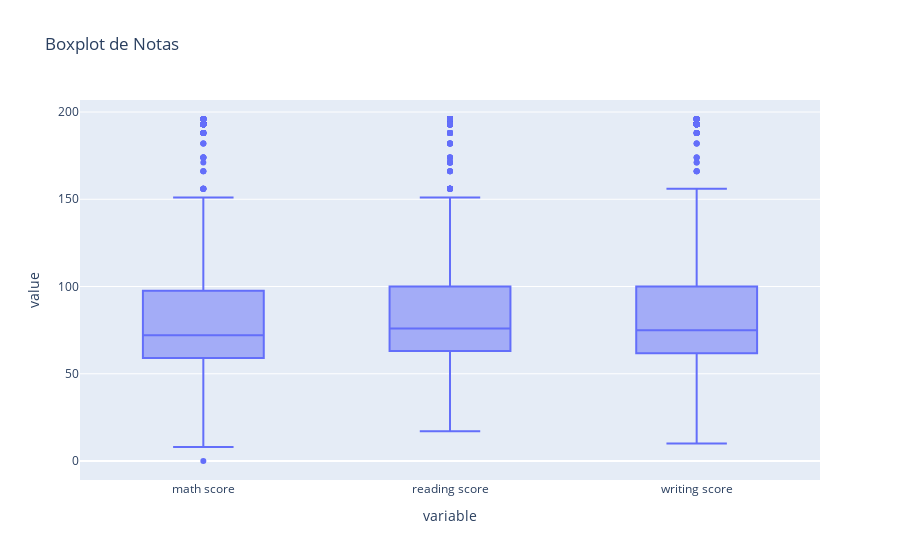

Notebook source saved alongside this figure:
### Markdown cell above
**Respuesta Esperada:**

### Code cell
exploratory_data_analysis(df_grades)

### Figure 1 — Plotly figure (JSON) as saved in the notebook; plotly's stock layout.template omitted (floating-point values rounded to 4 significant figures; data arrays with more than 128 entries replaced by an {"elided": "..."} marker saying what was removed)
{"data": [{"alignmentgroup": "True", "hovertemplate": "variable=%{x}<br>value=%{y}<extra></extra>", "legendgroup": "", "marker": {"color": "#636efa"}, "name": "", "notched": false, "offsetgroup": "", "orientation": "v", "showlegend": false, "type": "box", "x": {"elided": "4200 str values"}, "x0": " ", "xaxis": "x", "y": {"elided": "4200 int values"}, "y0": " ", "yaxis": "y"}], "layout": {"boxmode": "group", "legend": {"tracegroupgap": 0}, "title": {"text": "Boxplot de Notas"}, "xaxis": {"anchor": "y", "domain": [0, 1], "title": {"text": "variable"}}, "yaxis": {"anchor": "x", "domain": [0, 1], "title": {"text": "value"}}}}
